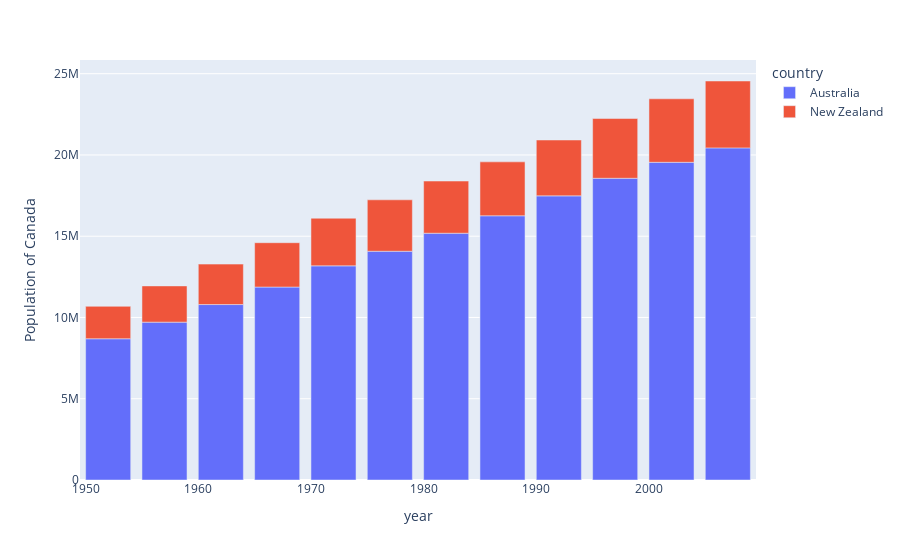

The cell this chart's notebook holds for it:
### Code cell
fig = px.bar(df, x= "year" , y = "pop", 
            hover_data = ["lifeExp", 'gdpPercap'], color = "country",
            labels = {"pop": "Population of Canada"})
fig.show()

### Figure 1 — Plotly figure (JSON) as saved in the notebook; plotly's stock layout.template omitted (floating-point values rounded to 4 significant figures)
{"data": [{"alignmentgroup": "True", "customdata": [[69.12, 10040.0], [70.33, 10950.0], [70.93, 12220.0], [71.1, 14530.0], [71.93, 16790.0], [73.49, 18330.0], [74.74, 19480.0], [76.32, 21890.0], [77.56, 23420.0], [78.83, 27000.0], [80.37, 30690.0], [81.23, 34440.0]], "hovertemplate": "country=Australia<br>year=%{x}<br>Population of Canada=%{y}<br>lifeExp=%{customdata[0]}<br>gdpPercap=%{customdata[1]}<extra></extra>", "legendgroup": "Australia", "marker": {"color": "#636efa", "pattern": {"shape": ""}}, "name": "Australia", "offsetgroup": "Australia", "orientation": "v", "showlegend": true, "textposition": "auto", "type": "bar", "x": [1952, 1957, 1962, 1967, 1972, 1977, 1982, 1987, 1992, 1997, 2002, 2007], "xaxis": "x", "y": [8691212, 9712569, 10794968, 11872264, 13177000, 14074100, 15184200, 16257249, 17481977, 18565243, 19546792, 20434176], "yaxis": "y"}, {"alignmentgroup": "True", "customdata": [[69.39, 10560.0], [70.26, 12250.0], [71.24, 13180.0], [71.52, 14460.0], [71.89, 16050.0], [72.22, 16230.0], [73.84, 17630.0], [74.32, 19010.0], [76.33, 18360.0], [77.55, 21050.0], [79.11, 23190.0], [80.2, 25190.0]], "hovertemplate": "country=New Zealand<br>year=%{x}<br>Population of Canada=%{y}<br>lifeExp=%{customdata[0]}<br>gdpPercap=%{customdata[1]}<extra></extra>", "legendgroup": "New Zealand", "marker": {"color": "#EF553B", "pattern": {"shape": ""}}, "name": "New Zealand", "offsetgroup": "New Zealand", "orientation": "v", "showlegend": true, "textposition": "auto", "type": "bar", "x": [1952, 1957, 1962, 1967, 1972, 1977, 1982, 1987, 1992, 1997, 2002, 2007], "xaxis": "x", "y": [1994794, 2229407, 2488550, 2728150, 2929100, 3164900, 3210650, 3317166, 3437674, 3676187, 3908037, 4115771], "yaxis": "y"}], "layout": {"barmode": "relative", "legend": {"title": {"text": "country"}, "tracegroupgap": 0}, "margin": {"t": 60}, "xaxis": {"anchor": "y", "domain": [0, 1], "title": {"text": "year"}}, "yaxis": {"anchor": "x", "domain": [0, 1], "title": {"text": "Population of Canada"}}}}
